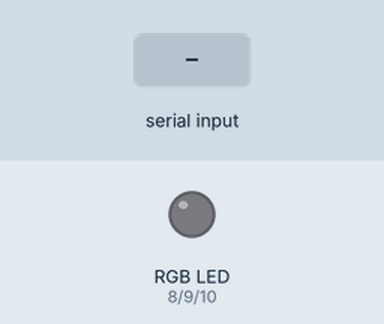
A sketch run on a simulated Arduino Uno, built with avr-gcc and run on an emulated ATmega328P. Shown: an RGB LED mixed from three pins (HIGH = lit). Inputs (shaded band) come from the test bench. What the sketch prints to the serial monitor is not drawn.

Above: at 1.2 s.
1.3 s: "multi" received over Serial
At 2.4 s:
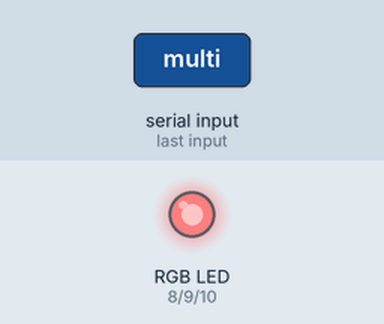
At 15.9 s:
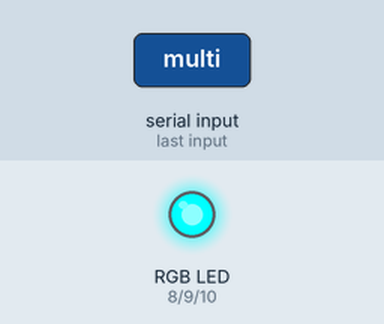
Timing chart, 0 to 16.6 s (numbered marks = the images above; inputs shaded):
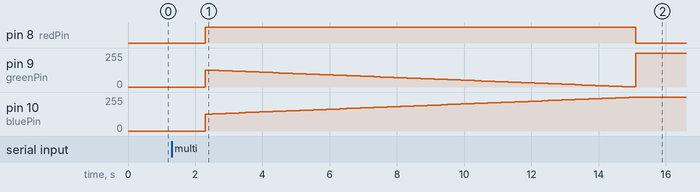

The sketch:

RGB_LED.ino
```cpp
int redPin = 8;
int greenPin = 9;
int bluePin = 10;
String myColor;
String msg = "What color do you want";
int wait = 200;
void setup()
{
    Serial.begin(9600);
  pinMode(redPin,OUTPUT);
  pinMode(greenPin,OUTPUT);
  pinMode(bluePin,OUTPUT);
}

void loop()
{
    Serial.println(msg);
    while (Serial.available() == 0)
    {
        /* code */
    }
    myColor = Serial.readString();
    if (myColor == "red")
    {
        digitalWrite(redPin,HIGH);
        digitalWrite(greenPin,LOW);
        digitalWrite(bluePin,LOW);
    }
    if (myColor == "green")
    {
        digitalWrite(redPin,LOW);
        digitalWrite(greenPin,HIGH);
        digitalWrite(bluePin,LOW);
    }
    if (myColor == "blue")
    {
        digitalWrite(redPin,LOW);
        digitalWrite(greenPin,LOW);
        digitalWrite(bluePin,HIGH);
    }
    if (myColor == "off")
    {
        digitalWrite(redPin,LOW);
        digitalWrite(greenPin,LOW);
        digitalWrite(bluePin,LOW);
    }
    if (myColor == "aqua")
    {
        digitalWrite(redPin,LOW);
        analogWrite(greenPin,255);
        analogWrite(bluePin,255);
    }

    if (myColor == "multi")
    {
        for (int i = 0; i < 255; i= i+2)
        {
            /* code */
        analogWrite(redPin,255-i);
        analogWrite(greenPin,127-i);
        analogWrite(bluePin,127+i);
        delay(wait);
        }

    }


}
```

Measured:
- after the input at 1.3 s, pin 8 (redPin): LOW → HIGH after 1.0 s, → LOW 12.8 s later; pin 9 (greenPin): 0/255 → 127/255 after 1.0 s, → 125/255 0.20 s later, → 123/255 0.20 s later, → 121/255 0.20 s later, … (65 changes in this stretch); pin 10 (bluePin): moves from 0/255 to 255/255 over 12.8 s, starting after 1.0 s
